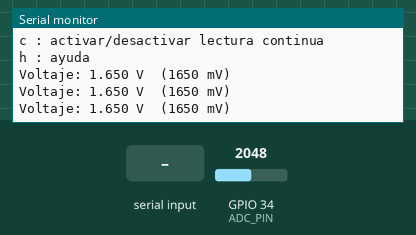
The sketch below on a simulated ESP32. Parts: the last lines printed to the serial monitor. The inputs (shaded band) are chosen by the test bench; at power-on: GPIO 34 (ADC_PIN) = 2048 (analog values on the 0–4095 scale).

Above: at 1.7 s.
1.8 s: "m\n" received over Serial
At 2.6 s:
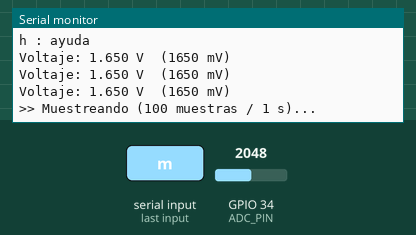
4.2 s: "c\n" received over Serial
At 4.7 s:
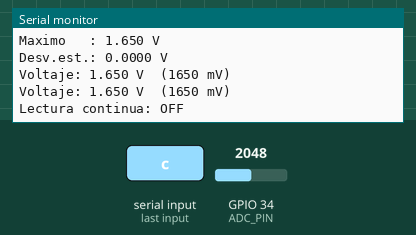
5.7 s: "C\n" received over Serial
At 6.1 s:
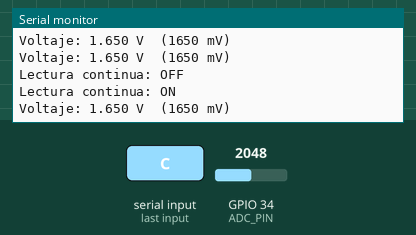
7.2 s: GPIO 34 (ADC_PIN) set to 2866
At 7.6 s:
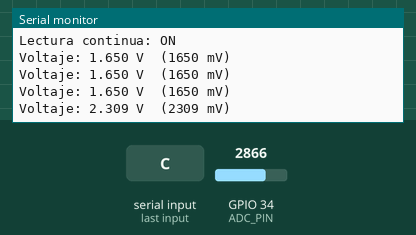
8.7 s: GPIO 34 (ADC_PIN) set to 3603
At 9.1 s:
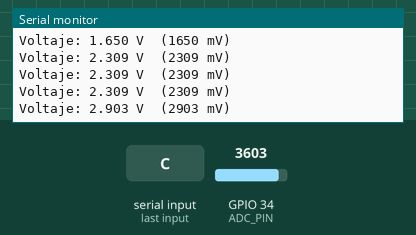
Timing chart, 0 to 11.2 s (numbered marks = the images above; inputs shaded):
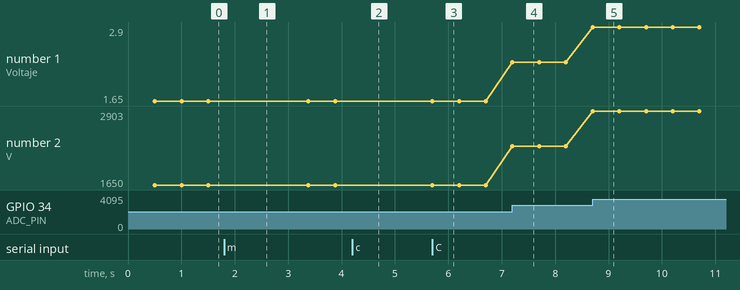

Measured:
- after the input at 1.8 s, the serial monitor: prints a new line at once (image 1)
- after the input at 7.2 s, the serial monitor: prints a new line at once (image 4)
- after the input at 8.7 s, the serial monitor: prints a new line at once (image 5)
- plotted number 1: 1.65 → 2.31 after the input at 7.2 s, 2.31 → 2.9 after the input at 8.7 s
- plotted number 2: 1650 → 2309 after the input at 7.2 s, 2309 → 2903 after the input at 8.7 s

The sketch:

esp32_adc_muestreo.ino
```cpp
/*
  ESP32 - Lectura de voltaje con ADC + muestreo por comando

  Pin ADC: GPIO34 (ADC1_CH6). Usa pines ADC1 (32-39) para evitar
  conflictos con WiFi. GPIO34-39 son solo entrada.

  Rango de entrada con atenuación 11 dB: ~0.1 V a ~3.1 V
  ¡NUNCA apliques más de 3.3 V al pin!

  Comandos (Monitor Serie a 115200, cualquier fin de línea):
    m  -> toma 100 muestras en 1 segundo y muestra resultados
    c  -> activa/desactiva la impresión continua del voltaje
    h  -> muestra la ayuda
*/

const int ADC_PIN = 34;

// --- Configuración del muestreo ---
const int           N_SAMPLES          = 100;                              // muestras por ráfaga
const unsigned long SAMPLE_WINDOW_MS   = 1000;                             // duración total (1 s)
const unsigned long SAMPLE_INTERVAL_US = SAMPLE_WINDOW_MS * 1000UL / N_SAMPLES; // 10 ms entre muestras

// --- Impresión continua ---
const unsigned long PRINT_INTERVAL_MS = 500;
bool continuous = true;
unsigned long lastPrint = 0;

uint32_t samplesMv[N_SAMPLES];

// Lee el voltaje en mV (usa la calibración de fábrica del ESP32)
uint32_t readMilliVolts() {
  return analogReadMilliVolts(ADC_PIN);
}

void printHelp() {
  Serial.println(F("\n=== Comandos ==="));
  Serial.println(F("m : tomar 100 muestras en 1 s"));
  Serial.println(F("c : activar/desactivar lectura continua"));
  Serial.println(F("h : ayuda\n"));
}

void takeSamples() {
  Serial.println(F("\n>> Muestreando (100 muestras / 1 s)..."));

  unsigned long nextTime = micros();
  unsigned long t0 = micros();

  for (int i = 0; i < N_SAMPLES; i++) {
    // Espera activa hasta el instante exacto de la siguiente muestra
    while ((long)(micros() - nextTime) < 0) { }
    samplesMv[i] = readMilliVolts();
    nextTime += SAMPLE_INTERVAL_US;
  }

  unsigned long elapsedMs = (micros() - t0) / 1000UL;

  // --- Estadísticas ---
  uint32_t minV = samplesMv[0], maxV = samplesMv[0];
  double sum = 0;
  for (int i = 0; i < N_SAMPLES; i++) {
    if (samplesMv[i] < minV) minV = samplesMv[i];
    if (samplesMv[i] > maxV) maxV = samplesMv[i];
    sum += samplesMv[i];
  }
  double mean = sum / N_SAMPLES;

  double var = 0;
  for (int i = 0; i < N_SAMPLES; i++) {
    double d = samplesMv[i] - mean;
    var += d * d;
  }
  double stdev = sqrt(var / N_SAMPLES);

  // --- Resultados ---
  Serial.println(F("--- Muestras (indice, mV) ---"));
  for (int i = 0; i < N_SAMPLES; i++) {
    Serial.print(i);
    Serial.print(',');
    Serial.println(samplesMv[i]);
  }

  Serial.println(F("--- Resumen ---"));
  Serial.printf("Muestras : %d\n", N_SAMPLES);
  Serial.printf("Duracion : %lu ms\n", elapsedMs);
  Serial.printf("Promedio : %.3f V\n", mean / 1000.0);
  Serial.printf("Minimo   : %.3f V\n", minV / 1000.0);
  Serial.printf("Maximo   : %.3f V\n", maxV / 1000.0);
  Serial.printf("Desv.est.: %.4f V\n\n", stdev / 1000.0);
}

void setup() {
  Serial.begin(115200);
  delay(500);

  analogReadResolution(12);                        // 0-4095
  analogSetPinAttenuation(ADC_PIN, ADC_11db);      // rango ~0-3.1 V

  Serial.println(F("ESP32 ADC listo."));
  printHelp();
}

void loop() {
  // --- Comandos por serial ---
  while (Serial.available()) {
    char cmd = Serial.read();
    if (cmd == '\n' || cmd == '\r' || cmd == ' ') continue;

    switch (cmd) {
      case 'm': case 'M':
        takeSamples();
        lastPrint = millis();
        break;
      case 'c': case 'C':
        continuous = !continuous;
        Serial.println(continuous ? F("Lectura continua: ON") : F("Lectura continua: OFF"));
        break;
      case 'h': case 'H':
        printHelp();
        break;
      default:
        Serial.print(F("Comando desconocido: "));
        Serial.println(cmd);
        break;
    }
  }

  // --- Lectura continua del voltaje ---
  if (continuous && millis() - lastPrint >= PRINT_INTERVAL_MS) {
    lastPrint = millis();
    uint32_t mv = readMilliVolts();
    Serial.printf("Voltaje: %.3f V  (%u mV)\n", mv / 1000.0, mv);
  }
}
```
